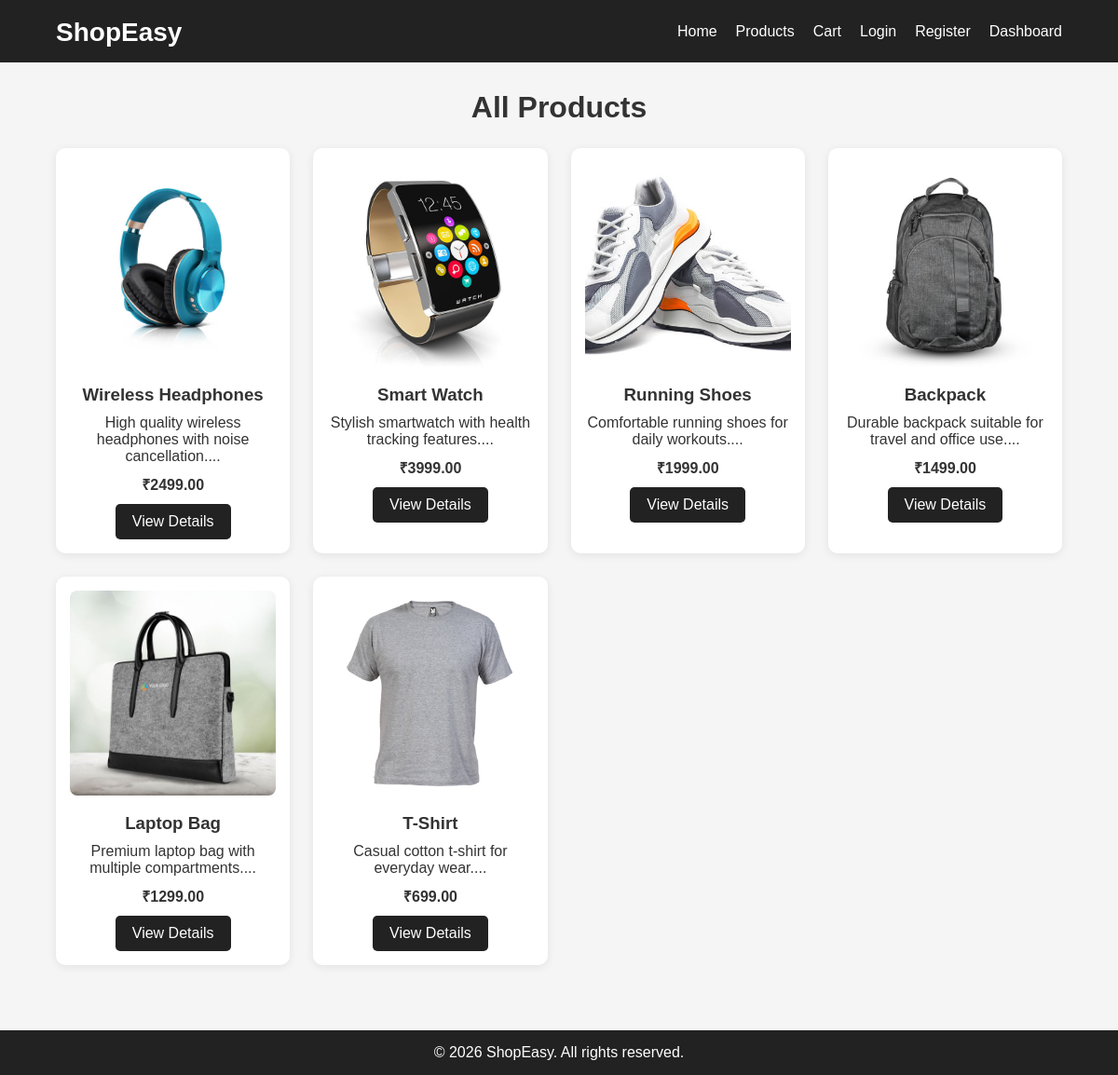
/products.php, run on the app's committed database.
### tables this page shows
CREATE TABLE products (
    id INT AUTO_INCREMENT PRIMARY KEY,
    name VARCHAR(255) NOT NULL,
    description TEXT NOT NULL,
    price DECIMAL(10,2) NOT NULL,
    image VARCHAR(255) NOT NULL,
    category VARCHAR(100) NOT NULL,
    created_at TIMESTAMP DEFAULT CURRENT_TIMESTAMP
);

### products.php (the view)
<?php
include 'includes/db.php';
include 'includes/header.php';
$query = "SELECT * FROM products";
$result = mysqli_query($conn, $query);
?>
<h2 class="page-title">All Products</h2>
<div class="product-grid">
    <?php while($row = mysqli_fetch_assoc($result)) { ?>
        <div class="product-card">
            <img src="<?php echo $row['image']; ?>" alt="<?php echo $row['name']; ?>">
            <h3><?php echo $row['name']; ?></h3>
            <p><?php echo substr($row['description'], 0, 60); ?>...</p>
            <p><strong>₹<?php echo $row['price']; ?></strong></p>
            <a href="product-details.php?id=<?php echo $row['id']; ?>" class="btn">View Details</a>
        </div>
    <?php } ?>
</div>
<?php include 'includes/footer.php'; ?>

### includes/header.php (shortened to what this page needs)
<?php
$current_folder = basename(dirname($_SERVER['PHP_SELF']));
$is_admin = ($current_folder === 'admin');
$base = $is_admin ? '../' : '';
?>
<!DOCTYPE html>
<html lang="en">
<head>
    <link rel="stylesheet" href="<?php echo $base; ?>assets/css/style.css">
</head>
<body>
<header>
    <div class="container nav-container">
        <h1 class="logo">
            <a href="<?php echo $base; ?>index.php">ShopEasy</a>
        </h1>
        <nav>
            <ul>
                <li><a href="<?php echo $base; ?>index.php">Home</a></li>
                <li><a href="<?php echo $base; ?>products.php">Products</a></li>
                <li><a href="<?php echo $base; ?>cart.php">Cart</a></li>
                <?php if(isset($_SESSION['user_id'])) { ?>
                    <li><a href="<?php echo $base; ?>checkout.php">Checkout</a></li>
                    <li><a href="<?php echo $base; ?>logout.php">Logout</a></li>
                <?php } else { ?>
                    <li><a href="<?php echo $base; ?>login.php">Login</a></li>
                    <li><a href="<?php echo $base; ?>register.php">Register</a></li>
                <?php } ?>
                <li><a href="<?php echo $base; ?>admin/dashboard.php">Dashboard</a></li>
            </ul>
        </nav>
    </div>
</header>
<main class="container">

### includes/footer.php
</main>
<footer>
    <div class="container">
        <p>&copy; <?php echo date("Y"); ?> ShopEasy. All rights reserved.</p>
    </div>
</footer>
</body>
</html>

### assets/css/style.css (style rules this page uses)
* { margin: 0; padding: 0; box-sizing: border-box; }
body { font-family: Arial, sans-serif; background: #f5f5f5; color: #333; }
a { text-decoration: none; color: inherit; }
.container { width: 90%; max-width: 1200px; margin: auto; }
header { background: #222; color: #fff; padding: 15px 0; }
.nav-container { display: flex; justify-content: space-between; align-items: center; }
.logo a { color: #fff; font-size: 28px; font-weight: bold; }
nav ul { list-style: none; display: flex; gap: 20px; }
nav ul li a { color: #fff; font-weight: 500; }
main.container { padding: 30px 0; }
.btn { display: inline-block; background: #222; color: #fff; padding: 10px 18px; border-radius: 5px; border: none; cursor: pointer; transition: 0.3s; }
.page-title { margin-bottom: 25px; text-align: center; font-size: 32px; }
.product-grid { display: grid; grid-template-columns: repeat(auto-fit, minmax(230px, 1fr)); gap: 25px; }
.product-card { background: #fff; padding: 15px; border-radius: 10px; box-shadow: 0 2px 10px rgba(0,0,0,0.08); text-align: center; }
.product-card img { width: 100%; height: 220px; object-fit: cover; border-radius: 8px; }
.product-card h3 { margin: 15px 0 10px; }
.product-card p { margin-bottom: 10px; }
footer { background: #222; color: #fff; text-align: center; padding: 15px 0; margin-top: 40px; }

### data on the page
products: image (picture), name "Wireless Headphones", description "High quality wireless headphones with noise cancellation.", price "2499.00"
products: image (picture), name "Smart Watch", description "Stylish smartwatch with health tracking features.", price "3999.00"
products: image (picture), name "Running Shoes", description "Comfortable running shoes for daily workouts.", price "1999.00"
products: image (picture), name "Backpack", description "Durable backpack suitable for travel and office use.", price "1499.00"
products: image (picture), name "Laptop Bag", description "Premium laptop bag with multiple compartments.", price "1299.00"
products: image (picture), name "T-Shirt", description "Casual cotton t-shirt for everyday wear.", price "699.00"
